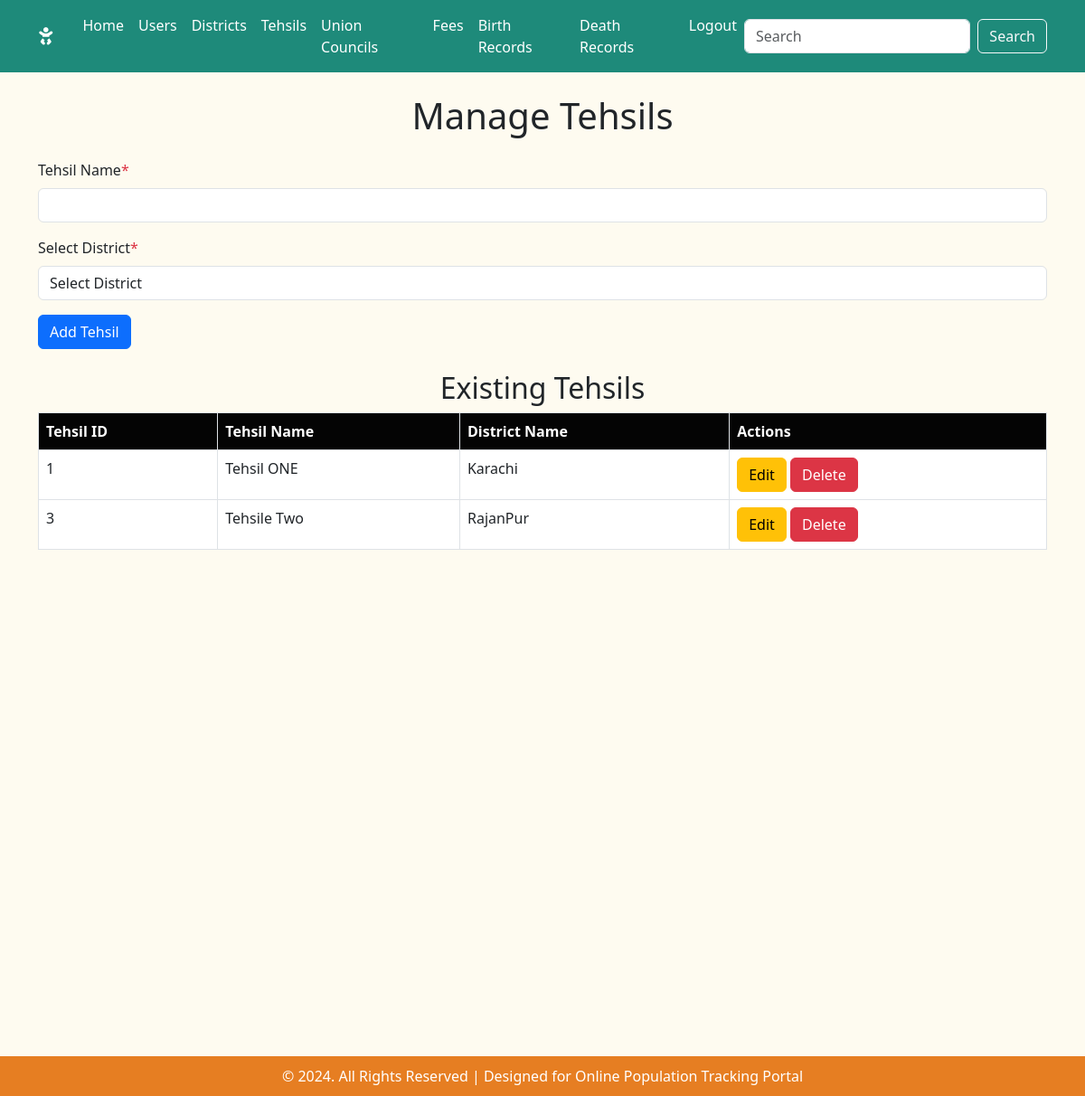
The page /admin/manage_tehsils.php (signed in) on the database its author committed.
### tables this page shows
CREATE TABLE `tehsils` (
  `TehsilID` int(11) NOT NULL,
  `TehsilName` varchar(255) NOT NULL,
  `DistrictID` int(11) NOT NULL
);

CREATE TABLE `districts` (
  `DistrictID` int(11) NOT NULL,
  `DistrictName` varchar(100) NOT NULL
);

### admin/manage_tehsils.php (the view, shortened to what this page needs)
<?php
include('include/db_connect.inc');
include('include/header.inc');
include('include/nav.inc');
$query = "SELECT t.TehsilID, t.TehsilName, d.DistrictName FROM Tehsils t JOIN Districts d ON t.DistrictID = d.DistrictID";
$result = $conn->query($query);
?>
<main class="container my-4">
    <h1 class="m-4 text-center">Manage Tehsils</h1>
    <form action="<?= htmlspecialchars($_SERVER['PHP_SELF']); ?>" method="POST" class="mb-4">
        <div class="mb-3">
            <label for="tehsil_name" class="form-label">Tehsil Name<span class="text-danger">*</span></label>
            <input type="text" name="tehsil_name" class="form-control" id="tehsil_name" required>
        </div>
        <div class="mb-3">
            <label for="district_id" class="form-label">Select District<span class="text-danger">*</span></label>
            <select name="district_id" class="form-control" id="district_id" required>
                <option value="">Select District</option>
            </select>
        </div>
        <button type="submit" name="add_tehsil" class="btn btn-primary">Add Tehsil</button>
    </form>
    <h2 class="text-center">Existing Tehsils</h2>
    <?php if ($result->num_rows > 0): ?>
        <table class="table table-bordered">
            <thead>
                <tr>
                    <th>Tehsil ID</th>
                    <th>Tehsil Name</th>
                    <th>District Name</th>
                    <th>Actions</th>
                </tr>
            </thead>
            <tbody>
                <?php while ($tehsil = $result->fetch_assoc()): ?>
                    <tr>
                        <td><?= htmlspecialchars($tehsil['TehsilID']) ?></td>
                        <td><?= htmlspecialchars($tehsil['TehsilName']) ?></td>
                        <td><?= htmlspecialchars($tehsil['DistrictName']) ?></td>
                        <td>
                            <a href="edittehsil.php?id=<?= $tehsil['TehsilID'] ?>" class="btn btn-warning">Edit</a>
                            <a href="<?= htmlspecialchars($_SERVER['PHP_SELF']); ?>?delete_id=<?= $tehsil['TehsilID'] ?>" class="btn btn-danger" onclick="return confirm('Are you sure you want to delete this tehsil?');">Delete</a>
                        </td>
                    </tr>
                <?php endwhile; ?>
            </tbody>
        </table>
    <?php else: ?>
        <div class="alert alert-warning text-center">
            <h3>No tehsils found.</h3>
        </div>
    <?php endif; ?>
</main>
<?php include('include/footer.inc'); ?>

### admin/assets/css/style.css (style rules this page uses)
body { background-color: #fefbf0; }
h1,h3 { margin: 30px; text-align: center; }
.table th { background-color: #040404; color: white; }
main { height: 130vh; }

### rows shown on the page
tehsils: TehsilID "1", TehsilName "Tehsil ONE", DistrictID.DistrictName "Karachi"
tehsils: TehsilID "3", TehsilName "Tehsile Two", DistrictID.DistrictName "RajanPur"
